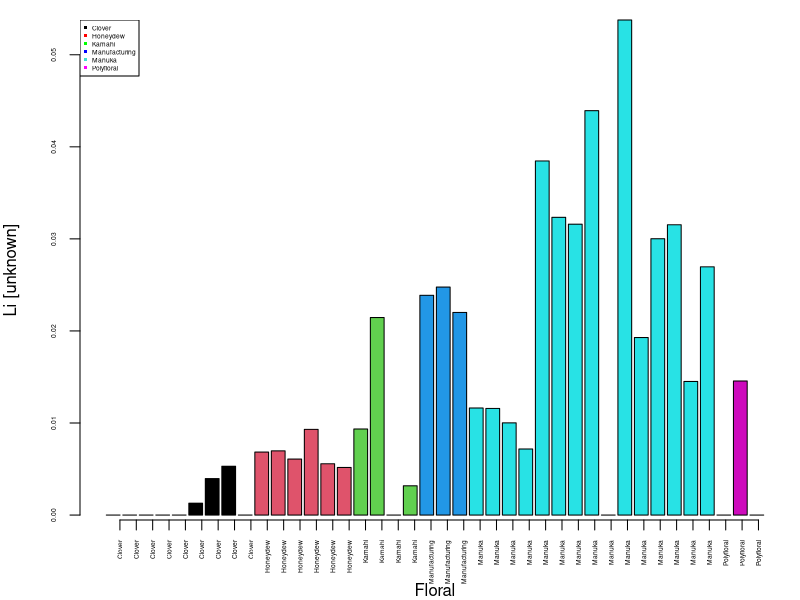
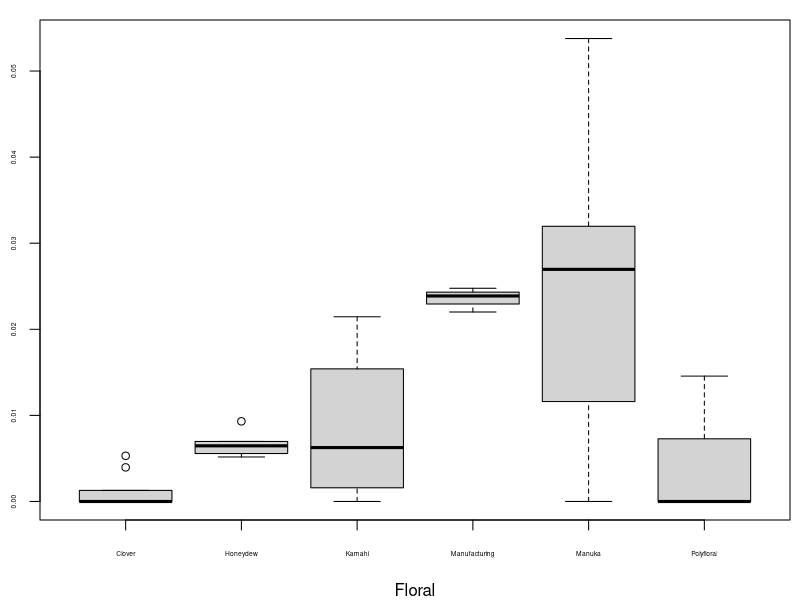
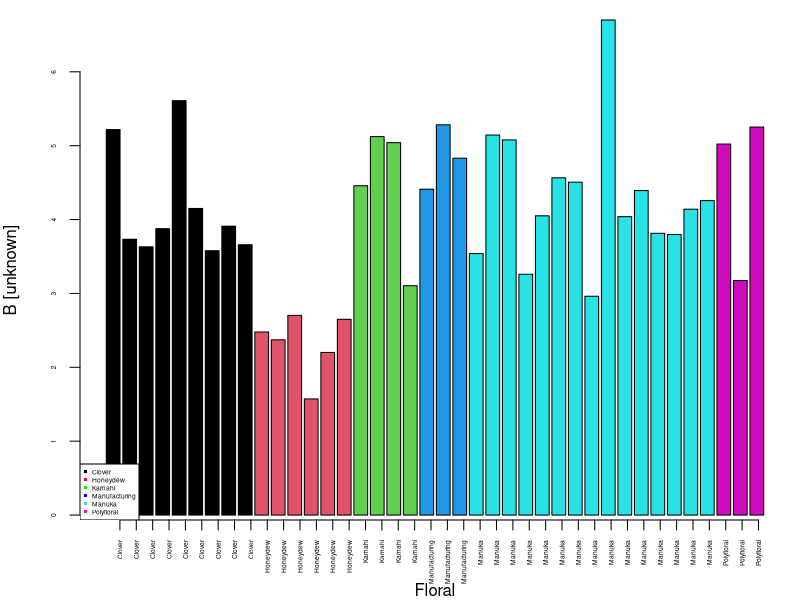
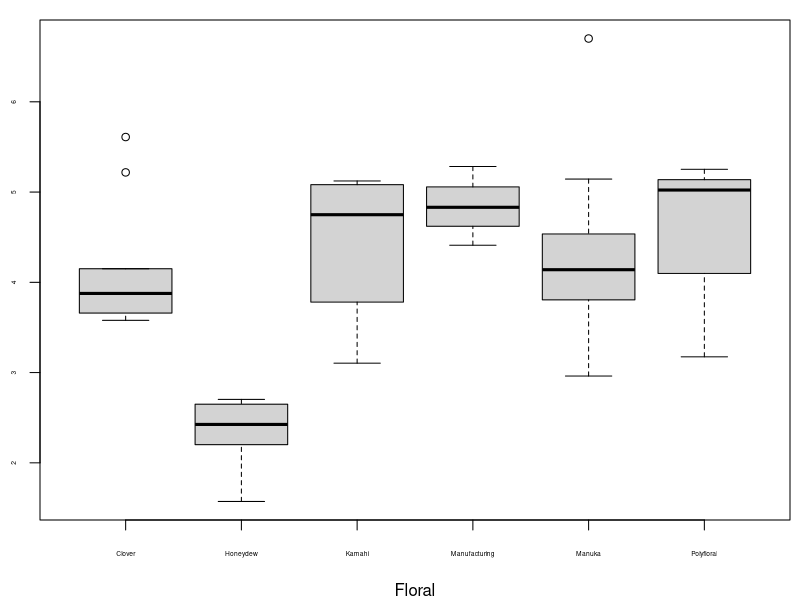
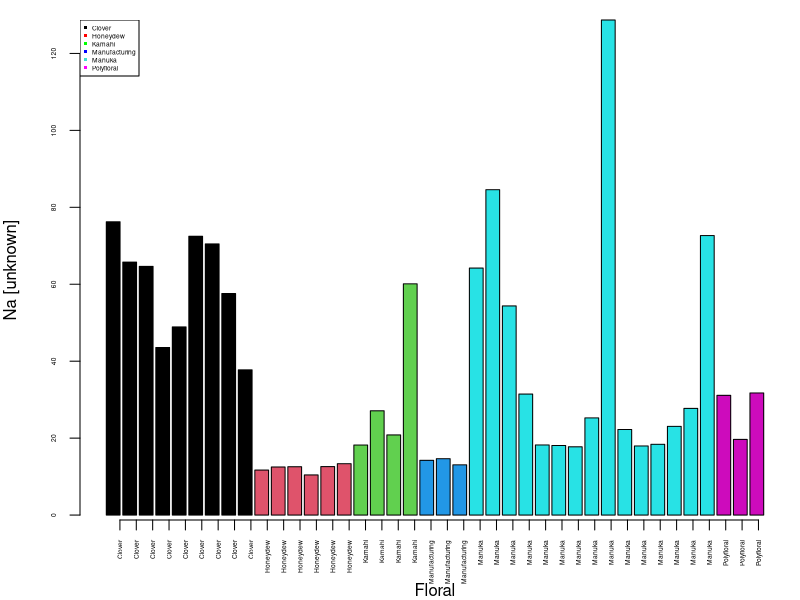
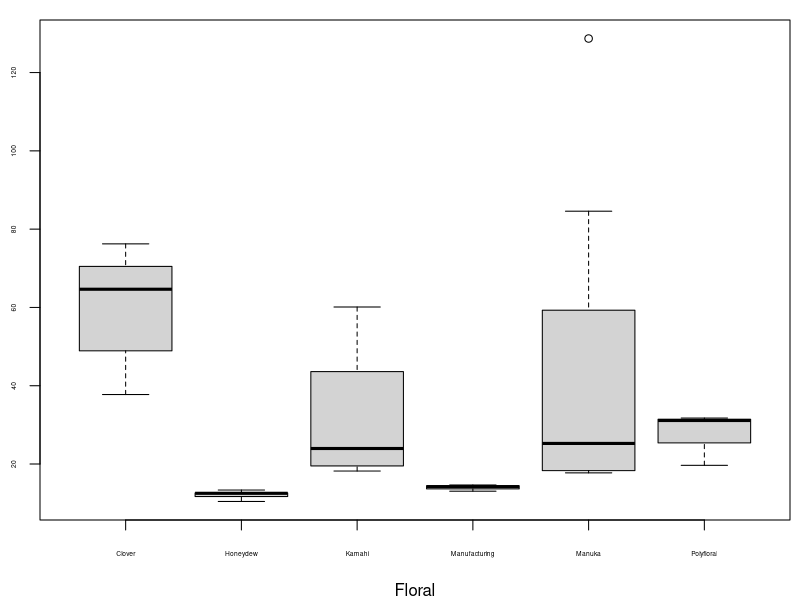
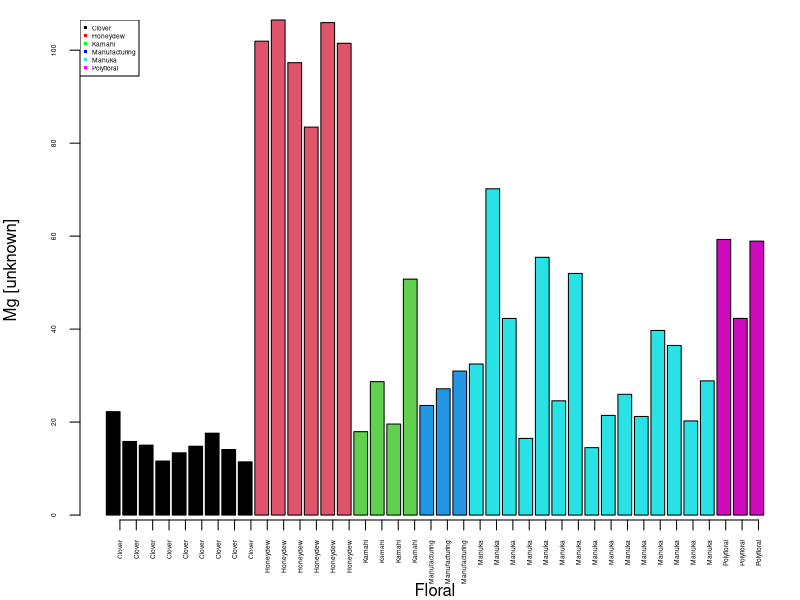
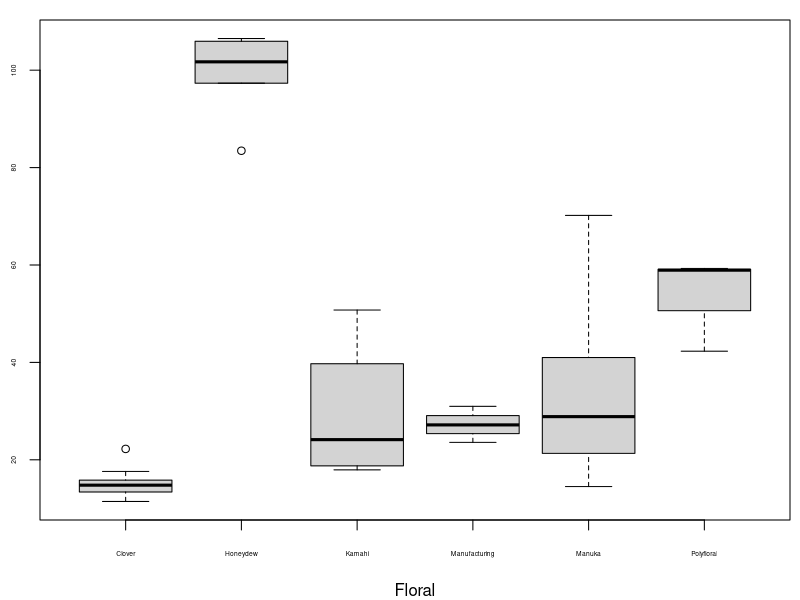

Write the R code that produced these figures, in order. (Note: this script raises an error after producing the figures.)
#########################
# Author: Demus Matheus Huang
# Course: IEA514 - Applied Environmental Forensics
# Assignment: Data Analysis Report
# Date created: 2023-06-19
#########################


#### Preparation ####

# Open the acquired dataset with .csv in Ms. Excel, modify table columns and structure

# Import the data
df0 <- read.csv('data/honey_1.csv')

# Looking at the data
head(df0)
dim(df0)
summary(df0)
View(df0)

# Sorting the data based on 'Floral' column
df0 <- df0[order(df0$Floral), ] # primary data
View(df0)

# Deletion of unnecessary columns and change of 'Floral' column name
df <- df0[, c(-1, -3:-7)] # floral data
colnames(df)[1] = "Sample"
View(df)

#### Data for HCA ####
dfHCA <- df0[order(df0$Island), ] # primary data
dfHCA$Concatenated <- paste(dfHCA$Floral, dfHCA$Island) # add new column, combine Col 2 and 4
dfHCA <- dfHCA[,c(1, 33, 2:32)]

colnames(dfHCA)[2] = "Sample" # rename new column
dfHCA <- dfHCA[, c(-1, -3:-8)] # delete non-numerical columns other than Column 2
View(dfHCA)

dfHCA$Sample <- as.factor(dfHCA$Sample) # factor column sample HCA


#### Exploratory plots ####

# Names for the x labels
samples <- c(rep('Clover',9), rep('Honeydew', 6), rep('Kamahi', 4), 
             rep('Manufacturing', 3), rep('Manuka', 15), rep('Polyfloral', 3))

# Change the column sample from being a character to a factor

df$Sample <- as.factor(df$Sample)



#### Li ####
# Bar plot
jpeg('figs/barplot_Li.jpeg', res = 300, units = 'cm', height = 8, width = 8)
par(mar = c(4,4,1,0.5))
barplot(df$Li, xaxt = 'n', cex.axis = 0.4, 
     xlab = 'Floral', 
     ylab = 'Li [unknown]',
     col = as.factor(df$Sample),
     width = c(0.84, 0.84, 0.84, 0.84, 0.84, 0.84))
axis(1, at = 1:nrow(df), labels = samples, las = 2, cex.axis = 0.4)
legend('topleft', c('Clover','Honeydew','Kamahi','Manufacturing','Manuka',
                    'Polyfloral'), pch = c(15,15,15,15,15,15),
       col = c('black','red','green','blue','turquoise','magenta'), cex = 0.4)
dev.off()


# Box plot
jpeg('figs/boxplot_Li.jpeg', res = 300, units = 'cm', height = 8, width = 8)
par(mar = c(4,2,1,0.5)) 
plot(df$Sample, df$Li, xlab = 'Floral', ylab = '', cex.axis = 0.4) # no need ylab as it is redundant
dev.off()



#### B ####
# Bar plot
jpeg('figs/barplot_B.jpeg', res = 300, units = 'cm', height = 8, width = 8)
par(mar = c(4,4,1,0.5))
barplot(df$B, xaxt = 'n', cex.axis = 0.4,
        xlab = 'Floral', 
        ylab = 'B [unknown]',
        col = as.factor(df$Sample),
        width = c(0.84, 0.84, 0.84, 0.84, 0.84, 0.84))
axis(1, at = 1:nrow(df), labels = samples, las = 2, cex.axis = 0.4)
legend('bottomleft', c('Clover','Honeydew','Kamahi','Manufacturing','Manuka',
                    'Polyfloral'), pch = c(15,15,15,15,15,15),
       col = c('black','red','green','blue','turquoise','magenta'), cex = 0.4)
dev.off()


# Box plots
jpeg('figs/boxplot_B.jpeg', res = 300, units = 'cm', height = 8, width = 8)
par(mar = c(4,2,1,0.5)) 
plot(df$Sample, df$B, xlab = 'Floral', ylab = '', cex.axis = 0.4) 
dev.off()



#### Na ####
# Bar plot
jpeg('figs/barplot_Na.jpeg', res = 300, units = 'cm', height = 8, width = 8)
par(mar = c(4,4,1,0.5))
barplot(df$Na, xaxt = 'n', cex.axis = 0.4, 
        xlab = 'Floral', 
        ylab = 'Na [unknown]',
        col = as.factor(df$Sample),
        width = c(0.84, 0.84, 0.84, 0.84, 0.84, 0.84))
axis(1, at = 1:nrow(df), labels = samples, las = 2, cex.axis = 0.4)
legend('topleft', c('Clover','Honeydew','Kamahi','Manufacturing','Manuka',
                    'Polyfloral'), pch = c(15,15,15,15,15,15),
       col = c('black','red','green','blue','turquoise','magenta'), cex = 0.4)
dev.off()


# Box plot
jpeg('figs/boxplot_Na.jpeg', res = 300, units = 'cm', height = 8, width = 8)
par(mar = c(4,2,1,0.5))
plot(df$Sample, df$Na, xlab = 'Floral', ylab = '', cex.axis = 0.4) 
dev.off()



#### Mg ####
# Bar plot
jpeg('figs/barplot_Mg.jpeg', res = 300, units = 'cm', height = 8, width = 8)
par(mar = c(4,4,1,0.5))
barplot(df$Mg, xaxt = 'n', cex.axis = 0.4,
        xlab = 'Floral', 
        ylab = 'Mg [unknown]',
        col = as.factor(df$Sample),
        width = c(0.84, 0.84, 0.84, 0.84, 0.84, 0.84))
axis(1, at = 1:nrow(df), labels = samples, las = 2, cex.axis = 0.4)
legend('topleft', c('Clover','Honeydew','Kamahi','Manufacturing','Manuka',
                       'Polyfloral'), pch = c(15,15,15,15,15,15),
       col = c('black','red','green','blue','turquoise','magenta'), cex = 0.4)
dev.off()


# Box plot
jpeg('figs/boxplot_Mg.jpeg', res = 300, units = 'cm', height = 8, width = 8)
par(mar = c(4,2,1,0.5)) 
plot(df$Sample, df$Mg, xlab = 'Floral', ylab = '', cex.axis = 0.4) 
dev.off()



#### Al ####
# Bar plot
jpeg('figs/barplot_Al.jpeg', res = 300, units = 'cm', height = 8, width = 8)
par(mar = c(4,4,1,0.5))
barplot(df$Al, xaxt = 'n', cex.axis = 0.4,
        xlab = 'Floral', 
        ylab = 'Al [unknown]',
        col = as.factor(df$Sample),
        width = c(0.84, 0.84, 0.84, 0.84, 0.84, 0.84))
axis(1, at = 1:nrow(df), labels = samples, las = 2, cex.axis = 0.4)
legend('topleft', c('Clover','Honeydew','Kamahi','Manufacturing','Manuka',
                    'Polyfloral'), pch = c(15,15,15,15,15,15),
       col = c('black','red','green','blue','turquoise','magenta'), cex = 0.4)
dev.off()


# Box plot
jpeg('figs/boxplot_Al.jpeg', res = 300, units = 'cm', height = 8, width = 8)
par(mar = c(4,2,1,0.5)) 
plot(df$Sample, df$Al, xlab = 'Floral', ylab = '', cex.axis = 0.4) 
dev.off()



#### K ####
# Bar plot
jpeg('figs/barplot_K.jpeg', res = 300, units = 'cm', height = 8, width = 8)
par(mar = c(4,4,1,0.5))
barplot(df$K, xaxt = 'n', cex.axis = 0.4,
        xlab = 'Floral', 
        ylab = 'K [unknown]',
        col = as.factor(df$Sample),
        width = c(0.84, 0.84, 0.84, 0.84, 0.84, 0.84))
axis(1, at = 1:nrow(df), labels = samples, las = 2, cex.axis = 0.4)
legend('topleft', c('Clover','Honeydew','Kamahi','Manufacturing','Manuka',
                    'Polyfloral'), pch = c(15,15,15,15,15,15),
       col = c('black','red','green','blue','turquoise','magenta'), cex = 0.4)
dev.off()


# Box plot
jpeg('figs/boxplot_K.jpeg', res = 300, units = 'cm', height = 8, width = 8)
par(mar = c(4,2,1,0.5)) 
plot(df$Sample, df$K, xlab = 'Floral', ylab = '', cex.axis = 0.4) 
dev.off()



#### Ca ####
# Bar plot
jpeg('figs/barplot_Ca.jpeg', res = 300, units = 'cm', height = 8, width = 8)
par(mar = c(4,4,1,0.5))
barplot(df$Ca, xaxt = 'n', cex.axis = 0.4,
        xlab = 'Floral', 
        ylab = 'Ca [unknown]',
        col = as.factor(df$Sample),
        width = c(0.84, 0.84, 0.84, 0.84, 0.84, 0.84))
axis(1, at = 1:nrow(df), labels = samples, las = 2, cex.axis = 0.4)
legend('topleft', c('Clover','Honeydew','Kamahi','Manufacturing','Manuka',
                    'Polyfloral'), pch = c(15,15,15,15,15,15),
       col = c('black','red','green','blue','turquoise','magenta'), cex = 0.4)
dev.off()


# Box plot
jpeg('figs/boxplot_Ca.jpeg', res = 300, units = 'cm', height = 8, width = 8)
par(mar = c(4,2,1,0.5)) 
plot(df$Sample, df$Ca, xlab = 'Floral', ylab = '', cex.axis = 0.4) 
dev.off()



#### V ####
# Bar plot
jpeg('figs/barplot_V.jpeg', res = 300, units = 'cm', height = 8, width = 8)
par(mar = c(4,4,1,0.5))
barplot(df$V, xaxt = 'n', cex.axis = 0.4,
        xlab = 'Floral', 
        ylab = 'V [unknown]',
        col = as.factor(df$Sample),
        width = c(0.84, 0.84, 0.84, 0.84, 0.84, 0.84))
axis(1, at = 1:nrow(df), labels = samples, las = 2, cex.axis = 0.4)
legend('topleft', c('Clover','Honeydew','Kamahi','Manufacturing','Manuka',
                    'Polyfloral'), pch = c(15,15,15,15,15,15),
       col = c('black','red','green','blue','turquoise','magenta'), cex = 0.4)
dev.off()


# Box plot
jpeg('figs/boxplot_V.jpeg', res = 300, units = 'cm', height = 8, width = 8)
par(mar = c(4,2,1,0.5)) 
plot(df$Sample, df$V, xlab = 'Floral', ylab = '', cex.axis = 0.4) 
dev.off()



#### Cr ####
# Bar plot
jpeg('figs/barplot_Cr.jpeg', res = 300, units = 'cm', height = 8, width = 8)
par(mar = c(4,4,1,0.5))
barplot(df$Cr, xaxt = 'n', cex.axis = 0.4,
        xlab = 'Floral', 
        ylab = 'Cr [unknown]',
        col = as.factor(df$Sample),
        width = c(0.84, 0.84, 0.84, 0.84, 0.84, 0.84))
axis(1, at = 1:nrow(df), labels = samples, las = 2, cex.axis = 0.4)
legend('topleft', c('Clover','Honeydew','Kamahi','Manufacturing','Manuka',
                    'Polyfloral'), pch = c(15,15,15,15,15,15),
       col = c('black','red','green','blue','turquoise','magenta'), cex = 0.4)
dev.off()


# Box plot
jpeg('figs/boxplot_Cr.jpeg', res = 300, units = 'cm', height = 8, width = 8)
par(mar = c(4,2,1,0.5)) 
plot(df$Sample, df$Cr, xlab = 'Floral', ylab = '', cex.axis = 0.4) 
dev.off()



#### Mn ####
# Bar plot
jpeg('figs/barplot_Mn.jpeg', res = 300, units = 'cm', height = 8, width = 8)
par(mar = c(4,4,1,0.5))
barplot(df$Mn, xaxt = 'n', cex.axis = 0.4,
        xlab = 'Floral', 
        ylab = 'Mn [unknown]',
        col = as.factor(df$Sample),
        width = c(0.84, 0.84, 0.84, 0.84, 0.84, 0.84))
axis(1, at = 1:nrow(df), labels = samples, las = 2, cex.axis = 0.4)
legend('topleft', c('Clover','Honeydew','Kamahi','Manufacturing','Manuka',
                    'Polyfloral'), pch = c(15,15,15,15,15,15),
       col = c('black','red','green','blue','turquoise','magenta'), cex = 0.4)
dev.off()


# Box plot
jpeg('figs/boxplot_Mn.jpeg', res = 300, units = 'cm', height = 8, width = 8)
par(mar = c(4,2,1,0.5)) 
plot(df$Sample, df$Mn, xlab = 'Floral', ylab = '', cex.axis = 0.4) 
dev.off()



#### Fe ####
# Bar plot
jpeg('figs/barplot_Fe.jpeg', res = 300, units = 'cm', height = 8, width = 8)
par(mar = c(4,4,1,0.5))
barplot(df$Fe, xaxt = 'n', cex.axis = 0.4,
        xlab = 'Floral', 
        ylab = 'Fe [unknown]',
        col = as.factor(df$Sample),
        width = c(0.84, 0.84, 0.84, 0.84, 0.84, 0.84))
axis(1, at = 1:nrow(df), labels = samples, las = 2, cex.axis = 0.4)
legend('topleft', c('Clover','Honeydew','Kamahi','Manufacturing','Manuka',
                    'Polyfloral'), pch = c(15,15,15,15,15,15),
       col = c('black','red','green','blue','turquoise','magenta'), cex = 0.4)
dev.off()


# Box plot
jpeg('figs/boxplot_Fe.jpeg', res = 300, units = 'cm', height = 8, width = 8)
par(mar = c(4,2,1,0.5)) 
plot(df$Sample, df$Fe, xlab = 'Floral', ylab = '', cex.axis = 0.4) 
dev.off()



#### Co ####
# Bar plot
jpeg('figs/barplot_Co.jpeg', res = 300, units = 'cm', height = 8, width = 8)
par(mar = c(4,4,1,0.5))
barplot(df$Co, xaxt = 'n', cex.axis = 0.4,
        xlab = 'Floral', 
        ylab = 'Co [unknown]',
        col = as.factor(df$Sample),
        width = c(0.84, 0.84, 0.84, 0.84, 0.84, 0.84))
axis(1, at = 1:nrow(df), labels = samples, las = 2, cex.axis = 0.4)
legend('topleft', c('Clover','Honeydew','Kamahi','Manufacturing','Manuka',
                    'Polyfloral'), pch = c(15,15,15,15,15,15),
       col = c('black','red','green','blue','turquoise','magenta'), cex = 0.4)
dev.off()


# Box plot
jpeg('figs/boxplot_Co.jpeg', res = 300, units = 'cm', height = 8, width = 8)
par(mar = c(4,2,1,0.5)) 
plot(df$Sample, df$Co, xlab = 'Floral', ylab = '', cex.axis = 0.4) 
dev.off()



#### Ni ####
# Bar plot
jpeg('figs/barplot_Ni.jpeg', res = 300, units = 'cm', height = 8, width = 8)
par(mar = c(4,4,1,0.5))
barplot(df$Ni, xaxt = 'n', cex.axis = 0.4,
        xlab = 'Floral', 
        ylab = 'Ni [unknown]',
        col = as.factor(df$Sample),
        width = c(0.84, 0.84, 0.84, 0.84, 0.84, 0.84))
axis(1, at = 1:nrow(df), labels = samples, las = 2, cex.axis = 0.4)
legend('topleft', c('Clover','Honeydew','Kamahi','Manufacturing','Manuka',
                    'Polyfloral'), pch = c(15,15,15,15,15,15),
       col = c('black','red','green','blue','turquoise','magenta'), cex = 0.4)
dev.off()


# Box plot
jpeg('figs/boxplot_Ni.jpeg', res = 300, units = 'cm', height = 8, width = 8)
par(mar = c(4,2,1,0.5)) 
plot(df$Sample, df$Ni, xlab = 'Floral', ylab = '', cex.axis = 0.4) 
dev.off()



#### Cu ####
# Bar plot
jpeg('figs/barplot_Cu.jpeg', res = 300, units = 'cm', height = 8, width = 8)
par(mar = c(4,4,1,0.5))
barplot(df$Cu, xaxt = 'n', cex.axis = 0.4,
        xlab = 'Floral', 
        ylab = 'Cu [unknown]',
        col = as.factor(df$Sample),
        width = c(0.84, 0.84, 0.84, 0.84, 0.84, 0.84))
axis(1, at = 1:nrow(df), labels = samples, las = 2, cex.axis = 0.4)
legend('topleft', c('Clover','Honeydew','Kamahi','Manufacturing','Manuka',
                    'Polyfloral'), pch = c(15,15,15,15,15,15),
       col = c('black','red','green','blue','turquoise','magenta'), cex = 0.4)
dev.off()


# Box plot
jpeg('figs/boxplot_Cu.jpeg', res = 300, units = 'cm', height = 8, width = 8)
par(mar = c(4,2,1,0.5)) 
plot(df$Sample, df$Cu, xlab = 'Floral', ylab = '', cex.axis = 0.4) 
dev.off()



#### Zn ####
# Bar plot
jpeg('figs/barplot_Zn.jpeg', res = 300, units = 'cm', height = 8, width = 8)
par(mar = c(4,4,1,0.5))
barplot(df$Zn, xaxt = 'n', cex.axis = 0.4,
        xlab = 'Floral', 
        ylab = 'Zn [unknown]',
        col = as.factor(df$Sample),
        width = c(0.84, 0.84, 0.84, 0.84, 0.84, 0.84))
axis(1, at = 1:nrow(df), labels = samples, las = 2, cex.axis = 0.4)
legend('topleft', c('Clover','Honeydew','Kamahi','Manufacturing','Manuka',
                    'Polyfloral'), pch = c(15,15,15,15,15,15),
       col = c('black','red','green','blue','turquoise','magenta'), cex = 0.4)
dev.off()


# Box plot
jpeg('figs/boxplot_Zn.jpeg', res = 300, units = 'cm', height = 8, width = 8)
par(mar = c(4,2,1,0.5)) 
plot(df$Sample, df$Zn, xlab = 'Floral', ylab = '', cex.axis = 0.4) 
dev.off()



#### Ga ####
# Bar plot
jpeg('figs/barplot_Ga.jpeg', res = 300, units = 'cm', height = 8, width = 8)
par(mar = c(4,4,1,0.5))
barplot(df$Ga, xaxt = 'n', cex.axis = 0.4,
        xlab = 'Floral', 
        ylab = 'Ga [unknown]',
        col = as.factor(df$Sample),
        width = c(0.84, 0.84, 0.84, 0.84, 0.84, 0.84))
axis(1, at = 1:nrow(df), labels = samples, las = 2, cex.axis = 0.4)
legend('topleft', c('Clover','Honeydew','Kamahi','Manufacturing','Manuka',
                    'Polyfloral'), pch = c(15,15,15,15,15,15),
       col = c('black','red','green','blue','turquoise','magenta'), cex = 0.4)
dev.off()


# Box plot
jpeg('figs/boxplot_Ga.jpeg', res = 300, units = 'cm', height = 8, width = 8)
par(mar = c(4,2,1,0.5)) 
plot(df$Sample, df$Ga, xlab = 'Floral', ylab = '', cex.axis = 0.4) 
dev.off()



#### Rb ####
# Bar plot
jpeg('figs/barplot_Rb.jpeg', res = 300, units = 'cm', height = 8, width = 8)
par(mar = c(4,4,1,0.5))
barplot(df$Rb, xaxt = 'n', cex.axis = 0.4,
        xlab = 'Floral', 
        ylab = 'Rb [unknown]',
        col = as.factor(df$Sample),
        width = c(0.84, 0.84, 0.84, 0.84, 0.84, 0.84))
axis(1, at = 1:nrow(df), labels = samples, las = 2, cex.axis = 0.4)
legend('topleft', c('Clover','Honeydew','Kamahi','Manufacturing','Manuka',
                    'Polyfloral'), pch = c(15,15,15,15,15,15),
       col = c('black','red','green','blue','turquoise','magenta'), cex = 0.4)
dev.off()


# Box plot
jpeg('figs/boxplot_Rb.jpeg', res = 300, units = 'cm', height = 8, width = 8)
par(mar = c(4,2,1,0.5)) 
plot(df$Sample, df$Rb, xlab = 'Floral', ylab = '', cex.axis = 0.4) 
dev.off()



#### Sr ####
# Bar plot
jpeg('figs/barplot_Sr.jpeg', res = 300, units = 'cm', height = 8, width = 8)
par(mar = c(4,4,1,0.5))
barplot(df$Sr, xaxt = 'n', cex.axis = 0.4,
        xlab = 'Floral', 
        ylab = 'Sr [unknown]',
        col = as.factor(df$Sample),
        width = c(0.84, 0.84, 0.84, 0.84, 0.84, 0.84))
axis(1, at = 1:nrow(df), labels = samples, las = 2, cex.axis = 0.4)
legend('topleft', c('Clover','Honeydew','Kamahi','Manufacturing','Manuka',
                    'Polyfloral'), pch = c(15,15,15,15,15,15),
       col = c('black','red','green','blue','turquoise','magenta'), cex = 0.4)
dev.off()


# Box plot
jpeg('figs/boxplot_Sr.jpeg', res = 300, units = 'cm', height = 8, width = 8)
par(mar = c(4,2,1,0.5)) 
plot(df$Sample, df$Sr, xlab = 'Floral', ylab = '', cex.axis = 0.4) 
dev.off()



#### Ag ####
# Bar plot
jpeg('figs/barplot_Ag.jpeg', res = 300, units = 'cm', height = 8, width = 8)
par(mar = c(4,4,1,0.5))
barplot(df$Ag, xaxt = 'n', cex.axis = 0.4,
        xlab = 'Floral', 
        ylab = 'Ag [unknown]',
        col = as.factor(df$Sample),
        width = c(0.84, 0.84, 0.84, 0.84, 0.84, 0.84))
axis(1, at = 1:nrow(df), labels = samples, las = 2, cex.axis = 0.4)
legend('topleft', c('Clover','Honeydew','Kamahi','Manufacturing','Manuka',
                    'Polyfloral'), pch = c(15,15,15,15,15,15),
       col = c('black','red','green','blue','turquoise','magenta'), cex = 0.4)
dev.off()


# Box plot
jpeg('figs/boxplot_Ag.jpeg', res = 300, units = 'cm', height = 8, width = 8)
par(mar = c(4,2,1,0.5)) 
plot(df$Sample, df$Ag, xlab = 'Floral', ylab = '', cex.axis = 0.4) 
dev.off()



#### Cs ####
# Bar plot
jpeg('figs/barplot_Cs.jpeg', res = 300, units = 'cm', height = 8, width = 8)
par(mar = c(4,4,1,0.5))
barplot(df$Cs, xaxt = 'n', cex.axis = 0.4,
        xlab = 'Floral', 
        ylab = 'Cs [unknown]',
        col = as.factor(df$Sample),
        width = c(0.84, 0.84, 0.84, 0.84, 0.84, 0.84))
axis(1, at = 1:nrow(df), labels = samples, las = 2, cex.axis = 0.4)
legend('topleft', c('Clover','Honeydew','Kamahi','Manufacturing','Manuka',
                    'Polyfloral'), pch = c(15,15,15,15,15,15),
       col = c('black','red','green','blue','turquoise','magenta'), cex = 0.4)
dev.off()


# Box plot
jpeg('figs/boxplot_Cs.jpeg', res = 300, units = 'cm', height = 8, width = 8)
par(mar = c(4,2,1,0.5)) 
plot(df$Sample, df$Cs, xlab = 'Floral', ylab = '', cex.axis = 0.4) 
dev.off()



#### Ba ####
# Bar plot
jpeg('figs/barplot_Ba.jpeg', res = 300, units = 'cm', height = 8, width = 8)
par(mar = c(4,4,1,0.5))
barplot(df$Ba, xaxt = 'n', cex.axis = 0.4,
        xlab = 'Floral', 
        ylab = 'Ba [unknown]',
        col = as.factor(df$Sample),
        width = c(0.84, 0.84, 0.84, 0.84, 0.84, 0.84))
axis(1, at = 1:nrow(df), labels = samples, las = 2, cex.axis = 0.4)
legend('topleft', c('Clover','Honeydew','Kamahi','Manufacturing','Manuka',
                    'Polyfloral'), pch = c(15,15,15,15,15,15),
       col = c('black','red','green','blue','turquoise','magenta'), cex = 0.4)
dev.off()


# Box plot
jpeg('figs/boxplot_Ba.jpeg', res = 300, units = 'cm', height = 8, width = 8)
par(mar = c(4,2,1,0.5)) 
plot(df$Sample, df$Ba, xlab = 'Floral', ylab = '', cex.axis = 0.4) 
dev.off()


#### La ####
# Bar plot
jpeg('figs/barplot_La.jpeg', res = 300, units = 'cm', height = 8, width = 8)
par(mar = c(4,4,1,0.5))
barplot(df$La, xaxt = 'n', cex.axis = 0.4,
        xlab = 'Floral', 
        ylab = 'La [unknown]',
        col = as.factor(df$Sample),
        width = c(0.84, 0.84, 0.84, 0.84, 0.84, 0.84))
axis(1, at = 1:nrow(df), labels = samples, las = 2, cex.axis = 0.4)
legend('topleft', c('Clover','Honeydew','Kamahi','Manufacturing','Manuka',
                    'Polyfloral'), pch = c(15,15,15,15,15,15),
       col = c('black','red','green','blue','turquoise','magenta'), cex = 0.4)
dev.off()


# Box plot
jpeg('figs/boxplot_La.jpeg', res = 300, units = 'cm', height = 8, width = 8)
par(mar = c(4,2,1,0.5)) 
plot(df$Sample, df$La, xlab = 'Floral', ylab = '', cex.axis = 0.4) 
dev.off()


#### Ce ####
# Bar plot
jpeg('figs/barplot_Ce.jpeg', res = 300, units = 'cm', height = 8, width = 8)
par(mar = c(4,4,1,0.5))
barplot(df$Ce, xaxt = 'n', cex.axis = 0.4,
        xlab = 'Floral', 
        ylab = 'Ce [unknown]',
        col = as.factor(df$Sample),
        width = c(0.84, 0.84, 0.84, 0.84, 0.84, 0.84))
axis(1, at = 1:nrow(df), labels = samples, las = 2, cex.axis = 0.4)
legend('topleft', c('Clover','Honeydew','Kamahi','Manufacturing','Manuka',
                    'Polyfloral'), pch = c(15,15,15,15,15,15),
       col = c('black','red','green','blue','turquoise','magenta'), cex = 0.4)
dev.off()


# Box plot
jpeg('figs/boxplot_Ce.jpeg', res = 300, units = 'cm', height = 8, width = 8)
par(mar = c(4,2,1,0.5)) 
plot(df$Sample, df$Ce, xlab = 'Floral', ylab = '', cex.axis = 0.4) 
dev.off()


#### Pb ####
# Bar plot
jpeg('figs/barplot_Pb.jpeg', res = 300, units = 'cm', height = 8, width = 8)
par(mar = c(4,4,1,0.5))
barplot(df$Pb, xaxt = 'n', cex.axis = 0.4,
        xlab = 'Floral', 
        ylab = 'Pb [unknown]',
        col = as.factor(df$Sample),
        width = c(0.84, 0.84, 0.84, 0.84, 0.84, 0.84))
axis(1, at = 1:nrow(df), labels = samples, las = 2, cex.axis = 0.4)
legend('topleft', c('Clover','Honeydew','Kamahi','Manufacturing','Manuka',
                    'Polyfloral'), pch = c(15,15,15,15,15,15),
       col = c('black','red','green','blue','turquoise','magenta'), cex = 0.4)
dev.off()


# Box plot
jpeg('figs/boxplot_Pb.jpeg', res = 300, units = 'cm', height = 8, width = 8)
par(mar = c(4,2,1,0.5)) 
plot(df$Sample, df$Pb, xlab = 'Floral', ylab = '', cex.axis = 0.4) 
dev.off()


#### Rb.Sr ####
# Bar plot
jpeg('figs/barplot_Rb.Sr.jpeg', res = 300, units = 'cm', height = 8, width = 8)
par(mar = c(4,4,1,0.5))
barplot(df$Rb.Sr, xaxt = 'n', cex.axis = 0.4,
        xlab = 'Floral', 
        ylab = 'Rb.Sr [unknown]',
        col = as.factor(df$Sample),
        width = c(0.84, 0.84, 0.84, 0.84, 0.84, 0.84))
axis(1, at = 1:nrow(df), labels = samples, las = 2, cex.axis = 0.4)
legend('topleft', c('Clover','Honeydew','Kamahi','Manufacturing','Manuka',
                    'Polyfloral'), pch = c(15,15,15,15,15,15),
       col = c('black','red','green','blue','turquoise','magenta'), cex = 0.4)
dev.off()


# Box plot
jpeg('figs/boxplot_Rb.Sr.jpeg', res = 300, units = 'cm', height = 8, width = 8)
par(mar = c(4,2,1,0.5)) 
plot(df$Sample, df$Rb.Sr, xlab = 'Floral', ylab = '', cex.axis = 0.4) 
dev.off()



#### ANOVA for Li ####
df_aov_Li <- df[,c(1,2)]
result_Li <- aov(Li ~ Sample, data = df_aov_Li)
summary(result_Li)

#### ANOVA for B ####
df_aov_B <- df[,c(1,3)]
result_B <- aov(B ~ Sample, data = df_aov_B)
summary(result_B)

#### ANOVA for Na ####
df_aov_Na <- df[,c(1,4)]
result_Na <- aov(Na ~ Sample, data = df_aov_Na)
summary(result_Na)

#### ANOVA for Mg ####
df_aov_Mg <- df[,c(1,5)]
result_Mg <- aov(Mg ~ Sample, data = df_aov_Mg)
summary(result_Mg)

#### ANOVA for Al ####
df_aov_Al <- df[,c(1,6)]
result_Al <- aov(Al ~ Sample, data = df_aov_Al)
summary(result_Al)

#### ANOVA for K ####
df_aov_K <- df[,c(1,7)]
result_K <- aov(K ~ Sample, data = df_aov_K)
summary(result_K)

#### ANOVA for Ca ####
df_aov_Ca <- df[,c(1,8)]
result_Ca <- aov(Ca ~ Sample, data = df_aov_Ca)
summary(result_Ca)

#### ANOVA for V ####
df_aov_V <- df[,c(1,9)]
result_V <- aov(V ~ Sample, data = df_aov_V)
summary(result_V)

#### ANOVA for Cr ####
df_aov_Cr <- df[,c(1,10)]
result_Cr <- aov(Cr ~ Sample, data = df_aov_Cr)
summary(result_Cr)

#### ANOVA for Mn ####
df_aov_Mn <- df[,c(1,11)]
result_Mn <- aov(Mn ~ Sample, data = df_aov_Mn)
summary(result_Mn)

#### ANOVA for Fe ####
df_aov_Fe <- df[,c(1,12)]
result_Fe <- aov(Fe ~ Sample, data = df_aov_Fe)
summary(result_Fe)

#### ANOVA for Co ####
df_aov_Co <- df[,c(1,13)]
result_Co <- aov(Co ~ Sample, data = df_aov_Co)
summary(result_Co)

#### ANOVA for Ni ####
df_aov_Ni <- df[,c(1,14)]
result_Ni <- aov(Ni ~ Sample, data = df_aov_Ni)
summary(result_Ni)

#### ANOVA for Cu ####
df_aov_Cu <- df[,c(1,15)]
result_Cu <- aov(Cu ~ Sample, data = df_aov_Cu)
summary(result_Cu)

#### ANOVA for Zn ####
df_aov_Zn <- df[,c(1,16)]
result_Zn <- aov(Zn ~ Sample, data = df_aov_Zn)
summary(result_Zn)

#### ANOVA for Ga ####
df_aov_Ga <- df[,c(1,17)]
result_Ga <- aov(Ga ~ Sample, data = df_aov_Ga)
summary(result_Ga)

#### ANOVA for Rb ####
df_aov_Rb <- df[,c(1,18)]
result_Rb <- aov(Rb ~ Sample, data = df_aov_Rb)
summary(result_Rb)

#### ANOVA for Sr ####
df_aov_Sr <- df[,c(1,19)]
result_Sr <- aov(Sr ~ Sample, data = df_aov_Sr)
summary(result_Sr)

#### ANOVA for Ag ####
df_aov_Ag <- df[,c(1,20)]
result_Ag <- aov(Ag ~ Sample, data = df_aov_Ag)
summary(result_Ag)

#### ANOVA for Cs ####
df_aov_Cs <- df[,c(1,21)]
result_Cs <- aov(Cs ~ Sample, data = df_aov_Cs)
summary(result_Cs)

#### ANOVA for Ba ####
df_aov_Ba <- df[,c(1,22)]
result_Ba <- aov(Ba ~ Sample, data = df_aov_Ba)
summary(result_Ba)

#### ANOVA for La ####
df_aov_La <- df[,c(1,23)]
result_La <- aov(La ~ Sample, data = df_aov_La)
summary(result_La)

#### ANOVA for Ce ####
df_aov_Ce <- df[,c(1,24)]
result_Ce <- aov(Ce ~ Sample, data = df_aov_Ce)
summary(result_Ce)

#### ANOVA for Pb ####
df_aov_Pb <- df[,c(1,25)]
result_Pb <- aov(Pb ~ Sample, data = df_aov_Pb)
summary(result_Pb)

#### ANOVA for Rb.Sr ####
df_aov_Rb.Sr <- df[,c(1,26)]
result_Rb.Sr <- aov(Rb.Sr ~ Sample, data = df_aov_Rb.Sr)
summary(result_Rb.Sr)



#### Cluster analysis ####
# Prepare the data for cluster analysis
dfHCA_temp <- dfHCA[,-1] # Remove the first column to discard the non-numeric column
dfHCA_temp <- data.matrix(dfHCA_temp) # Change to matrix format for heatmap analysis
row.names(dfHCA_temp) <- paste0(as.character(dfHCA[,1]), 1:nrow(dfHCA)) # Add the locations to the plot

jpeg('figs/heatmap_honey_1.jpeg', res = 300, units = 'cm', height = 16, width = 20)
par(mar = c(2,2,2,2))
heatmap(dfHCA_temp)
dev.off()


## Cluster analysis using the complete method
# Linkage method is complete
jpeg('figs/hc_complete_honey_1.jpeg', res = 300, units = 'cm', height = 8, width = 8)
par(mar = c(2,2,2,2))
hc <- hclust(dist(dfHCA_temp), 
             method = 'complete')
plot(hc, labels = dfHCA$Sample, main = 'Complete', hang = -1, cex = 0.3)
dev.off()


# Linkage method is average
jpeg('figs/hc_average_honey_1.jpeg', res = 300, units = 'cm', height = 8, width = 8)
par(mar = c(2,2,2,2))
hc <- hclust(dist(dfHCA_temp), 
             method = 'average')
plot(hc, labels = dfHCA$Sample, main = 'Average', hang = -1, cex = 0.3)
dev.off()


plot(hc, labels = df$HCASample, cex = 0.5)

#Optional: K-means clustering
#k_means <- kmeans(df_temp, 3, nstart = 20)
#k_means
#table(k_means$cluster, df$Sample)

#### PCA ####
#install.packages('car') # Only one time install
library(car) # load the package

honey_1.pca <- prcomp(df[,-1], # Remove the first column
                  center = TRUE, # Center the data, similar to scaling
                  scale. = TRUE) # Need to be scaled because of magnitude diff.

jpeg('figs/biplot_honey_1.jpeg', res = 300, units = 'cm', height = 16, width = 16)
par(mar = c(4,4,1,1))
plot(honey_1.pca$x[,1:2], # Plot only the first and second PCs
     pch = 20,        # The marker 
     col = df$Sample, # The color
     xlim = c(-5,10), ylim = c(-5,6)) # The limits of the axes
dataEllipse(honey_1.pca$x[,1],  # PC1
            honey_1.pca$x[,2],  # PC2
            groups = df$Sample, # Groups
            lwd = 1,            # line width
            group.labels = c('Clover','Honeydew','Kamahi','Manufacturing','Manuka',
                             'Polyfloral'), 
            plot.points = FALSE, # Do not want to redraw points on top of old points
            levels = 0.5,      # 50% confidence level, similar to what is set in ggbiplot
            add = TRUE,
            fill=TRUE, 
            fill.alpha = 0.02,
            col = c('black','red','green','blue','turquoise','magenta'))

legend('bottomright', c('Clover','Honeydew','Kamahi','Manufacturing','Manuka',
                        'Polyfloral'), pch = c(20,20,20,20,20,20),
       col = c('black','red','green','blue','turquoise','magenta'))
dev.off()




